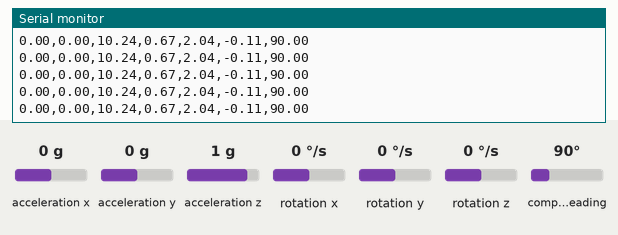
This sketch was run on a simulated Arduino Uno, built with avr-gcc and run on an emulated ATmega328P. Shown: the last lines printed to the serial monitor. Inputs (shaded band) come from the test bench; at power-on: rotation x 0 °/s, compass heading 90°, acceleration z 1 g, acceleration x 0 g, acceleration y 0 g, rotation y 0 °/s, rotation z 0 °/s.

Above: at 1.2 s.
1.3 s: rotation x set to -100 °/s
At 1.9 s:
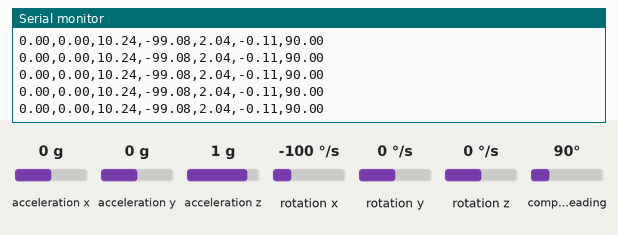
4.3 s: compass heading set to 7°
At 4.9 s:
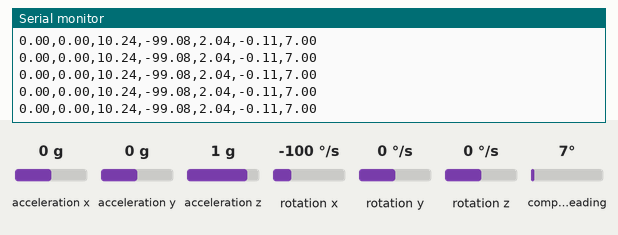
7.3 s: acceleration z set to -1.4 g
At 7.9 s:
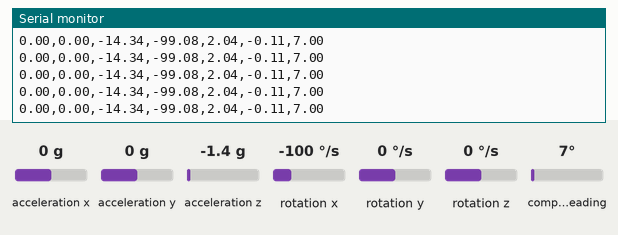
10.3 s: acceleration z set to 1.4 g
At 10.8 s:
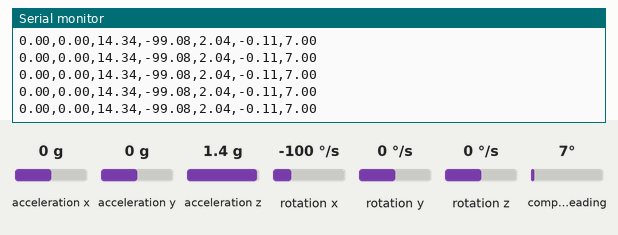
13.3 s: acceleration x set to -0.8 g
At 14.1 s:
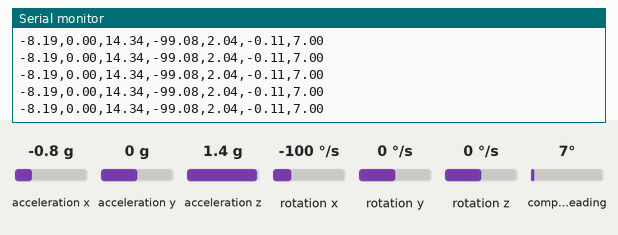
16.3 s: acceleration y set to -0.8 g
At 17.2 s:
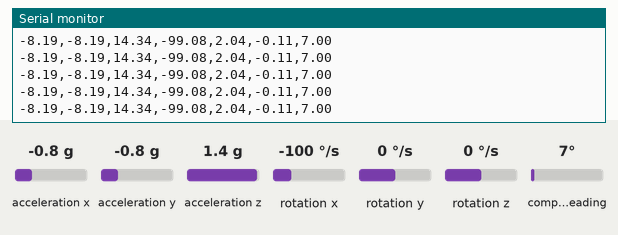
Timing chart, 0 to 19.3 s (numbered marks = the images above; inputs shaded):
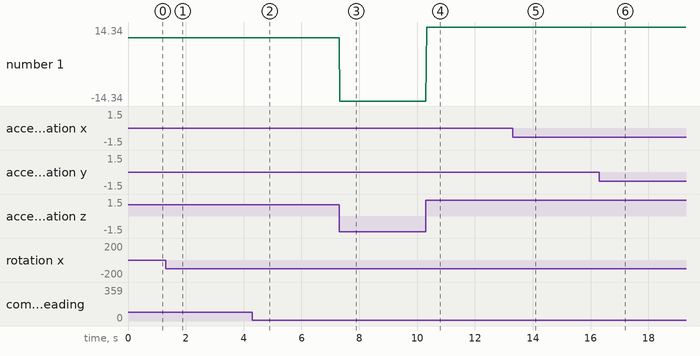

Measured:
- after the input at 1.3 s, the serial monitor: prints a new line at once (image 1)
- after the input at 4.3 s, the serial monitor: prints a new line at once (image 2)
- after the input at 7.3 s, the serial monitor: prints a new line at once (image 3)
- after the input at 10.3 s, the serial monitor: prints a new line at once (image 4)
- after the input at 13.3 s, the serial monitor: prints a new line at once (image 5)
- after the input at 16.3 s, the serial monitor: prints a new line at once (image 6)
- plotted number 1: 10.24 → -14.34 after the input at 7.3 s, -14.34 → 14.34 after the input at 10.3 s

The sketch:

gyro.ino
```cpp
/*
The sensor outputs provided by the library are the raw 16-bit values
obtained by concatenating the 8-bit high and low accelerometer and
magnetometer data registers. They can be converted to units of g and
gauss using the conversion factors specified in the datasheet for your
particular device and full scale setting (gain).

Example: An LSM303D gives a magnetometer X axis reading of 1982 with
its default full scale setting of +/- 4 gauss. The M_GN specification
in the LSM303D datasheet (page 10) states a conversion factor of 0.160
mgauss/LSB (least significant bit) at this FS setting, so the raw
reading of -1982 corresponds to 1982 * 0.160 = 317.1 mgauss =
0.3171 gauss.

In the LSM303DLHC, LSM303DLM, and LSM303DLH, the acceleration data
registers actually contain a left-aligned 12-bit number, so the lowest
4 bits are always 0, and the values should be shifted right by 4 bits
(divided by 16) to be consistent with the conversion factors specified
in the datasheets.

Example: An LSM303DLH gives an accelerometer Z axis reading of -16144
with its default full scale setting of +/- 2 g. Dropping the lowest 4
bits gives a 12-bit raw value of -1009. The LA_So specification in the
LSM303DLH datasheet (page 11) states a conversion factor of 1 mg/digit
at this FS setting, so the value of -1009 corresponds to -1009 * 1 =
1009 mg = 1.009 g.
*/

#include <Wire.h>
#include <LSM303.h>
#include <L3G.h>

LSM303 compass;
L3G gyro;
float acc_x = 0.0;
float acc_y = 0.0;
float acc_z = 0.0;
int count = 0;
float x_offset = 0.67;
float y_offset = 2.04;
float z_offset = -0.11;

void setup()
{
  Serial.begin(115200);
  Wire.begin();
  if (!gyro.init())
  {
    Serial.println("Failed to autodetect gyro type!");
    while (1);
  }
  gyro.enableDefault();
  compass.init();
  compass.enableDefault();
  compass.m_min = (LSM303::vector<int16_t>){-32767, -32767, -32767};
  compass.m_max = (LSM303::vector<int16_t>){+32767, +32767, +32767};

}

void loop()
{
  compass.read();
  gyro.read();
  double x = (compass.a.x / 1600.0);
  double y = (compass.a.y / 1600.0);
  double z = (compass.a.z / 1600.0);
  float g_x = gyro.g.x * 8.75/1000 + x_offset;
  float g_y = gyro.g.y * 8.75/1000 + y_offset;
  float g_z = gyro.g.z * 8.75/1000 + z_offset;
//  count = count + 1;
//  acc_x = acc_x + g_x + x_offset;
//  acc_y = acc_y + g_y + y_offset;
//  acc_z = acc_z + g_z + z_offset;
  // float heading = compass.heading((LSM303::vector<int>){0, -1, 0});
  float heading = compass.heading();

  Serial.print(x);
  Serial.print(",");
  Serial.print(y);
  Serial.print(",");
  Serial.print(z);
  Serial.print(",");
  Serial.print(g_x);
  Serial.print(",");
  Serial.print(g_y);
  Serial.print(",");
  Serial.print(g_z);
  Serial.print(",");
  Serial.print(heading);
  Serial.println();

  delay(20);
}
```
